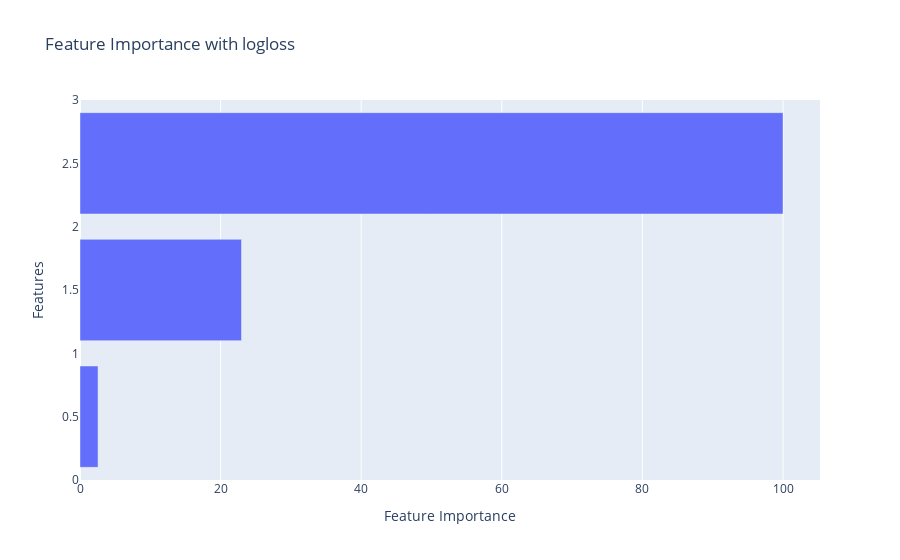

Notebook cell for this chart:
### Code cell
sorted_idx = np.argsort(feature_importance_log)
pos = np.arange(sorted_idx.shape[0]) + .5
pos_dict = dict(zip(X.columns,pos))
print(pos_dict)
fig = go.Figure(data=[go.Bar(x =feature_importance_log[sorted_idx] ,y= pos, orientation='h')],
                layout=go.Layout(title=go.layout.Title(text="Feature Importance with logloss"),
                xaxis=go.layout.XAxis(title=go.layout.xaxis.Title(text='Feature Importance')),
                yaxis=go.layout.YAxis(title=go.layout.yaxis.Title(text='Features'))
               ))
fig.show()

### Figure 1 — Plotly figure (JSON) as saved in the notebook; plotly's stock layout.template omitted (floating-point values rounded to 4 significant figures)
{"data": [{"orientation": "h", "type": "bar", "x": [2.566, 22.97, 100], "y": [0.5, 1.5, 2.5]}], "layout": {"title": {"text": "Feature Importance with logloss"}, "xaxis": {"title": {"text": "Feature Importance"}}, "yaxis": {"title": {"text": "Features"}}}}
